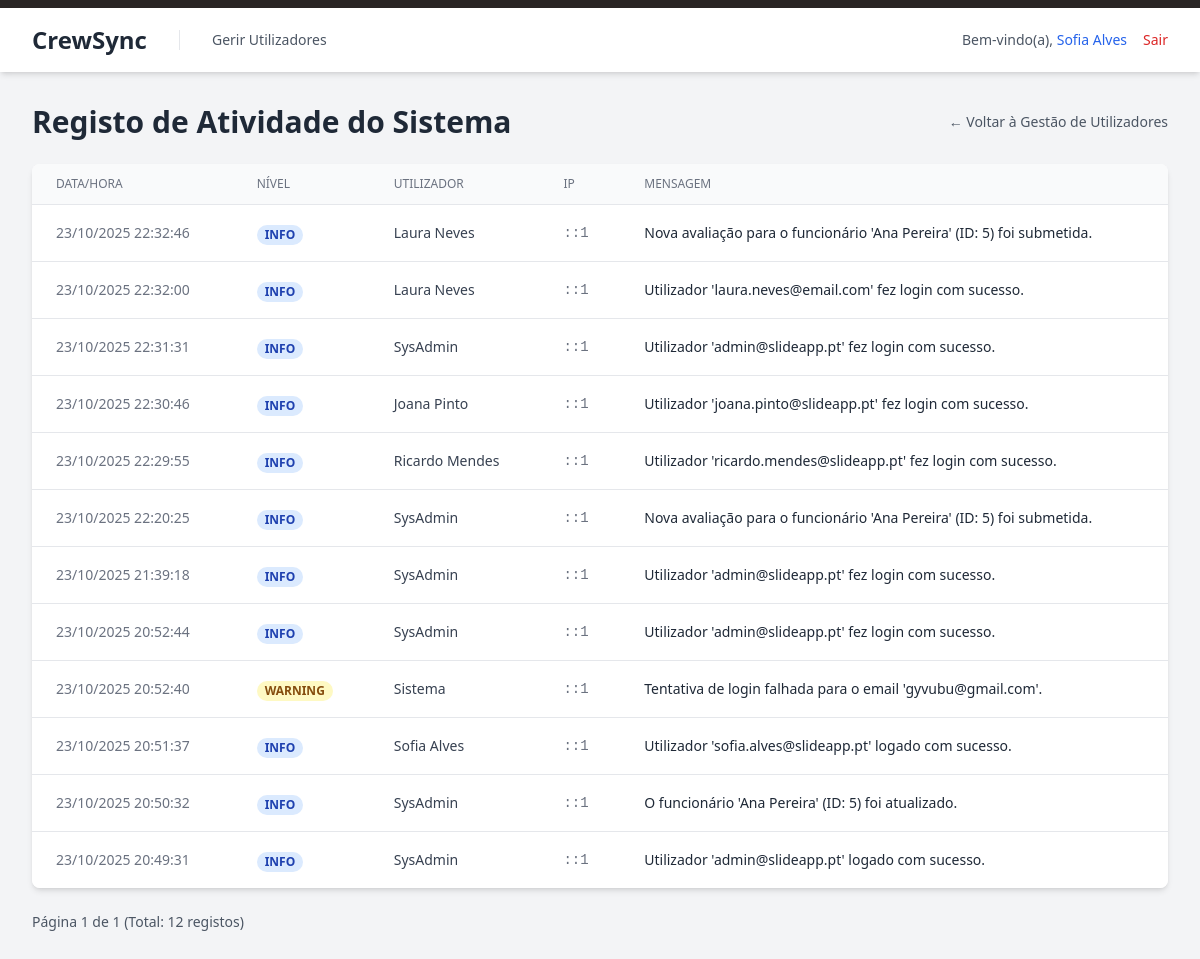
/public/ver_logs.php (signed in), run on an earlier commit of the app's database.
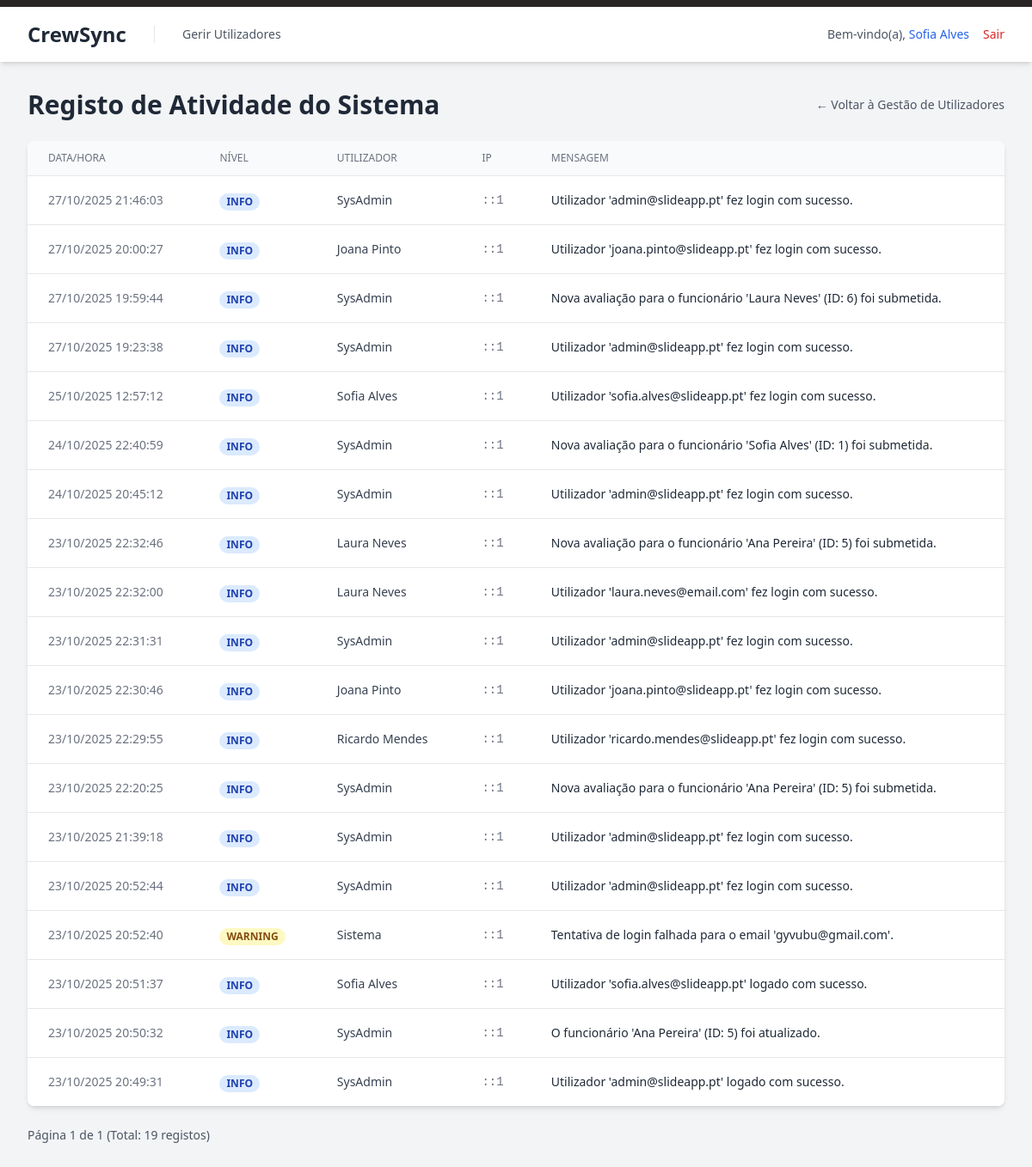
And on a later commit of the database.
### tables this page shows
CREATE TABLE `logs` (
  `id` int(10) UNSIGNED NOT NULL,
  `level` varchar(20) NOT NULL COMMENT 'Ex: INFO, WARNING, SECURITY',
  `event_type` varchar(50) NOT NULL COMMENT 'Ex: LOGIN_SUCCESS, EMPLOYEE_UPDATE',
  `message` varchar(255) NOT NULL,
  `user_id` int(10) UNSIGNED DEFAULT NULL COMMENT 'ID do utilizador que realizou a ação',
  `ip_address` varchar(45) DEFAULT NULL,
  `context` longtext DEFAULT NULL COMMENT 'Dados extra, como o ID do registo afetado' CHECK (json_valid(`context`)),
  `created_at` timestamp NOT NULL DEFAULT current_timestamp()
);

### public/ver_logs.php (the view, shortened to what this page needs)
<?php
require_once '../config/db.php';
$per_page = 25;
$page = isset($_GET['page']) && filter_var($_GET['page'], FILTER_VALIDATE_INT) ? (int)$_GET['page'] : 1;
$offset = ($page - 1) * $per_page;
try {
    $total_logs = $pdo->query("SELECT COUNT(*) FROM logs")->fetchColumn();
    $total_pages = ceil($total_logs / $per_page);
    $stmt = $pdo->prepare("
        SELECT l.*, COALESCE(u.nome, l.user_id) as user_identifier
        FROM logs l
        LEFT JOIN utilizadores u ON l.user_id = u.id
        ORDER BY l.created_at DESC
        LIMIT :limit OFFSET :offset
    ");
    $stmt->bindValue(':limit', $per_page, PDO::PARAM_INT);
    $stmt->bindValue(':offset', $offset, PDO::PARAM_INT);
    $stmt->execute();
    $logs = $stmt->fetchAll(PDO::FETCH_ASSOC);
} catch (PDOException $e) {
    $error_message = "Erro ao carregar os logs do sistema.";
}
function get_level_color_class(string $level): string {
    return match (strtoupper($level)) {
        'SECURITY' => 'bg-red-100 text-red-800',
        'ERROR' => 'bg-red-100 text-red-800',
        'WARNING' => 'bg-yellow-100 text-yellow-800',
        default => 'bg-blue-100 text-blue-800',
    };
}
?>
<!DOCTYPE html>
<html lang="pt-PT" class="bg-gray-100">
<head>
    <link href="<?= BASE_URL ?>/public/css/style.css" rel="stylesheet">
</head>
<body class="bg-gray-100">
    <?php include_once '../src/templates/header.php'; ?>
    <main class="p-8">
        <div class="max-w-7xl mx-auto">
            <div class="flex justify-between items-center mb-6">
                 <h1 class="text-3xl font-bold text-gray-800">Registo de Atividade do Sistema</h1>
                 <a href="gerir_utilizadores.php" class="text-sm font-medium text-gray-600 hover:text-gray-900">&larr; Voltar à Gestão de Utilizadores</a>
            </div>
            <div class="bg-white shadow-md rounded-lg overflow-x-auto">
                <table class="min-w-full divide-y divide-gray-200">
                    <thead class="bg-gray-50">
                        <tr>
                            <th class="px-6 py-3 text-left text-xs font-medium text-gray-500 uppercase">Data/Hora</th>
                            <th class="px-6 py-3 text-left text-xs font-medium text-gray-500 uppercase">Nível</th>
                            <th class="px-6 py-3 text-left text-xs font-medium text-gray-500 uppercase">Utilizador</th>
                            <th class="px-6 py-3 text-left text-xs font-medium text-gray-500 uppercase">IP</th>
                            <th class="px-6 py-3 text-left text-xs font-medium text-gray-500 uppercase">Mensagem</th>
                        </tr>
                    </thead>
                    <tbody class="bg-white divide-y divide-gray-200">
                        <?php if (empty($logs)): ?>
                            <tr><td colspan="5" class="px-6 py-12 text-center text-gray-500">Nenhum registo de log encontrado.</td></tr>
                        <?php else: ?>
                            <?php foreach ($logs as $log): ?>
                                <tr>
                                    <td class="px-6 py-4 whitespace-nowrap text-sm text-gray-500"><?= date('d/m/Y H:i:s', strtotime($log['created_at'])) ?></td>
                                    <td class="px-6 py-4">
                                        <span class="px-2 inline-flex text-xs leading-5 font-semibold rounded-full <?= get_level_color_class($log['level']) ?>">
                                            <?= htmlspecialchars($log['level']) ?>
                                        </span>
                                    </td>
                                    <td class="px-6 py-4 whitespace-nowrap text-sm text-gray-700"><?= htmlspecialchars($log['user_identifier'] ?? 'Sistema') ?></td>
                                    <td class="px-6 py-4 whitespace-nowrap text-sm text-gray-500 font-mono"><?= htmlspecialchars($log['ip_address']) ?></td>
                                    <td class="px-6 py-4 text-sm text-gray-800"><?= htmlspecialchars($log['message']) ?></td>
                                </tr>
                            <?php endforeach; ?>
                        <?php endif; ?>
                    </tbody>
                </table>
            </div>
            <div class="mt-6 flex justify-between items-center">
                <span class="text-sm text-gray-600">
                    Página <?= $page ?> de <?= $total_pages ?> (Total: <?= $total_logs ?> registos)
                </span>
            </div>
        </div>
    </main>
</body>
</html>

### src/templates/header.php (shortened to what this page needs)
<div class="bg-stone-800 h-2"></div>
<header class="bg-white shadow-md">
    <div class="max-w-7xl mx-auto px-4 sm:px-6 lg:px-8">
        <div class="flex justify-between items-center h-16">
            <div class="flex items-center gap-8">
                <a href="index.php" class="text-2xl font-bold text-gray-800 hover:text-blue-600">CrewSync</a>
                <?php
                $mostrar_link_admin = false;
                if (isset($_SESSION['user_role_id']) && (int)$_SESSION['user_role_id'] === 1) {
                    $mostrar_link_admin = true;
                }
                if ($mostrar_link_admin):
                ?>
                    <nav class="flex border-l border-gray-200 pl-8">
                        <a href="gerir_utilizadores.php" class="text-sm font-medium text-gray-600 hover:text-gray-900">Gerir Utilizadores</a>
                    </nav>
                <?php endif; ?>
            </div>
            <div class="flex items-center gap-4">
                <span class="text-gray-600 text-sm">
                    Bem-vindo(a),
                    <a href="perfil.php" class="font-medium text-blue-600 hover:underline">
                        <?= htmlspecialchars($_SESSION['user_name'] ?? 'Utilizador') ?>
                    </a>
                </span>
                <a href="logout.php" class="text-red-600 hover:text-red-900 font-medium text-sm transition-colors">
                    Sair
                </a>
            </div>
        </div>
    </div>
</header>

What changed in the data, as far as the page shows it:
added logs: created_at "27/10/2025 21:46:03", level "INFO", user_identifier "SysAdmin", ip_address "::1", message "Utilizador 'admin@slideapp.pt' fez login com sucesso."
added logs: created_at "27/10/2025 20:00:27", level "INFO", user_identifier "Joana Pinto", ip_address "::1", message "Utilizador 'joana.pinto@slideapp.pt' fez login com sucesso."
added logs: created_at "27/10/2025 19:59:44", level "INFO", user_identifier "SysAdmin", ip_address "::1", message "Nova avaliação para o funcionário 'Laura Neves' (ID: 6) foi submetida."
added logs: created_at "27/10/2025 19:23:38", level "INFO", user_identifier "SysAdmin", ip_address "::1", message "Utilizador 'admin@slideapp.pt' fez login com sucesso."
added logs: created_at "25/10/2025 12:57:12", level "INFO", user_identifier "Sofia Alves", ip_address "::1", message "Utilizador 'sofia.alves@slideapp.pt' fez login com sucesso."
added logs: created_at "24/10/2025 22:40:59", level "INFO", user_identifier "SysAdmin", ip_address "::1", message "Nova avaliação para o funcionário 'Sofia Alves' (ID: 1) foi submetida."
added logs: created_at "24/10/2025 20:45:12", level "INFO", user_identifier "SysAdmin", ip_address "::1", message "Utilizador 'admin@slideapp.pt' fez login com sucesso."
Also different on the page:
$total_logs: "12" → "19"
